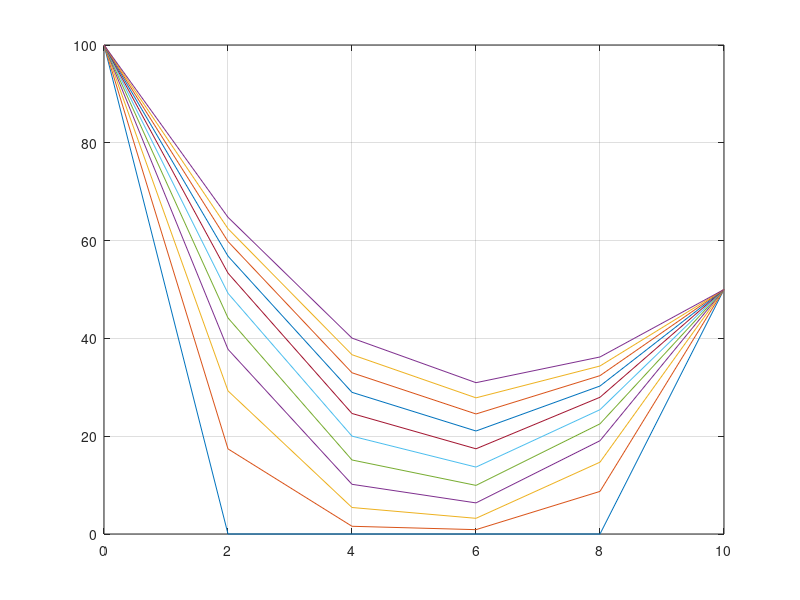

The MATLAB source for this figure:
% The Crank - Nicholson Method for Transient Heat Conduction in an
% insulated rod.
% By Shriram Joshi

clc;
clearvars;
format short;

% Inputs
% k = k'/rho*C where k' is thermal conductivity
k = 0.835;
L = 10;
Dx = 2;
Dt = 1;
% Number of iterations
iter= 10;

% Enter inital values of internal and external nodes in this array, Ensure it matches
% with the number of nodes formed by the entered delta x 
T_init = [100, 0, 0, 0, 0, 50];

lambda = k*Dt/Dx^2;
% Number of internal nodes
m = L/Dx - 1;

if(length(T_init) ~= m+2)
    disp("Error: The number of internal nodes")
    disp("(in this case " + length(T_init)-2 + ") in your T_init matrix does not match")
    disp("with the number of internal nodes (in this case " + m + ")")
    disp("that are formed if we consider delta_x as " + Dx + " and L as " + L)
    return
end

A = zeros(m,m);
B = zeros(m,1);

% We set dimension of matrix T to iter+1 because we are including the time instance t = 0 
%  and m+2 because there are m internal and 2 end nodes
T = zeros(iter+1,m+2); 

T(1,:) = T_init;

% Initializing the A matrix in [A][T] = [B]
for i = 1:m
    A(i,i) = 2*(1+lambda);
    if(i~=m)
        A(i+1,i) = -lambda;
        A(i,i+1) = -lambda;        
    end
end


for i = 2:iter+1
    % Initializing the B matrix in [A][T] = [B] 
    % for every iteration (t = n*Dt, n = 1, 2, 3,... ,iter)
    B(1) = 2*lambda*T(i-1,1) + 2*(1-lambda)*T(i-1,2) + lambda*T(i-1,3);
    for n = 2:m-1
        B(n) = lambda*T(i-1,n) + 2*(1-lambda)*T(i-1,n+1) + lambda*T(i-1,n+2);
    end
    B(m) = lambda*T(i-1,m) + 2*(1-lambda)*T(i-1,m+1) + 2*lambda*T(i-1,m+2);
    
    % Solve for internal node values
    T_internal = linsolve(A,B);
    
    % Varies the values of end nodes as per some formula
    % Edit if values of end nodes change with time
    T(i,1) = T(i-1,1);
    T(i,m+2) = T(i-1,m+2);
    
    % Enters the values of internal nodes at time t into the T matrix
    for n = 2:m+1
        T(i,n) = T_internal(n-1); 
    end
end

% Initializing x values according to Dx for ploting
x = zeros(m+2,1);
for i= 2:m+2
    x(i) = x(i-1) + Dx;
end

% Plots T vx x for different t
figure("name","T vs x (Dimensional)");
plot(x,T);
grid;